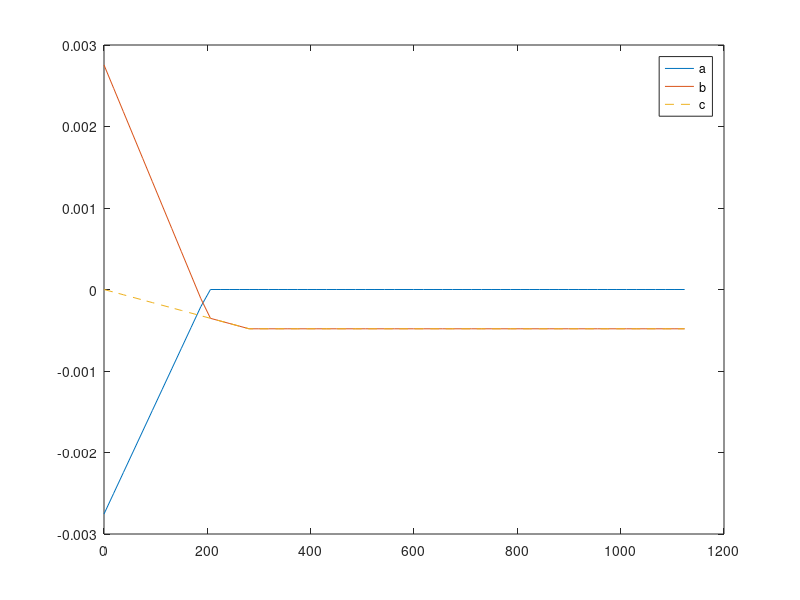

Write the MATLAB code that produced this figure.
clear all, close all, clf, clc


%******************************************************************************
% PARAMETER DEFINITIONS *******************************************************
%*****************************************************************************/

YS = 5.4e8;
E = 1.96e11;
eps_yield = YS/E;
cte = 1.358e-5;

solidusT = 1873;
onsetT = 0.4*solidusT;
dT_ramp = 0.25*(solidusT - onsetT);

eps_saturation = -1.75e-1*eps_yield;

minT = 0.3*solidusT;
maxT = 0.8*solidusT;

critDT = eps_yield / cte;

dTs = [0:dT_ramp/15:(solidusT-onsetT)];

%******************************************************************************
% SUPERPOSED FUNCTIONS ********************************************************
%*****************************************************************************/

slope_a = eps_yield / critDT;
slope_c = eps_saturation / dT_ramp;

funcA = zeros(length(dTs), 1);
funcB = zeros(length(dTs), 1);
funcC = zeros(length(dTs), 1);
for i=1:length(dTs)
  minDT = min(dT_ramp, critDT);
  maxDT = max(dT_ramp, critDT);
  if (dTs(i) <= critDT)
    funcA(i) = slope_a*dTs(i) - eps_yield;
  else
    funcA(i) = 0;
  end

  if (dTs(i) <= minDT)
    funcB(i) = dTs(i) * (slope_c - slope_a) + eps_yield;
  elseif (dTs(i) > minDT && dTs(i) <= maxDT)
    if (dT_ramp <= critDT)
      funcB(i) = eps_saturation - slope_a*dTs(i) + eps_yield;
    else
      funcB(i) = slope_c*dTs(i);
    end
  else
    funcB(i) = eps_saturation;
  end
end

funcC = funcA + funcB;
figure(1)
plot(dTs, funcA, dTs, funcB, dTs, funcC, '--')
legend('a', 'b', 'c')
